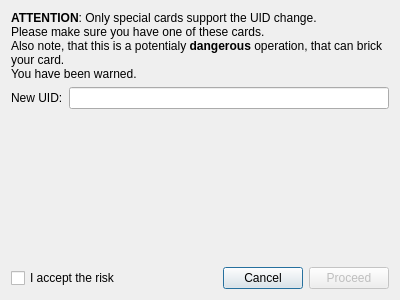
<?xml version="1.0" encoding="UTF-8"?>
<ui version="4.0">
 <class>UIDChangeDialog</class>
 <widget class="QDialog" name="UIDChangeDialog">
  <property name="geometry">
   <rect>
    <x>0</x>
    <y>0</y>
    <width>400</width>
    <height>300</height>
   </rect>
  </property>
  <property name="windowTitle">
   <string>Change UID</string>
  </property>
  <layout class="QVBoxLayout" name="verticalLayout">
   <item>
    <widget class="QLabel" name="label">
     <property name="sizePolicy">
      <sizepolicy hsizetype="Preferred" vsizetype="Maximum">
       <horstretch>0</horstretch>
       <verstretch>0</verstretch>
      </sizepolicy>
     </property>
     <property name="text">
      <string>&lt;html&gt;&lt;head/&gt;&lt;body&gt;&lt;p&gt;&lt;span style=&quot; font-weight:600;&quot;&gt;ATTENTION&lt;/span&gt;: Only special cards support the UID change.&lt;br&gt;Please make sure you have one of these cards.&lt;br&gt;Also note, that this is a potentialy &lt;span style=&quot; font-weight:600;&quot;&gt;dangerous&lt;/span&gt; operation, that can brick your card.&lt;br&gt;You have been warned.&lt;/p&gt;&lt;/body&gt;&lt;/html&gt;</string>
     </property>
     <property name="wordWrap">
      <bool>true</bool>
     </property>
    </widget>
   </item>
   <item>
    <layout class="QHBoxLayout" name="horizontalLayout">
     <item>
      <widget class="QLabel" name="label_2">
       <property name="text">
        <string>New UID:</string>
       </property>
      </widget>
     </item>
     <item>
      <widget class="QLineEdit" name="uidEdit"/>
     </item>
    </layout>
   </item>
   <item>
    <spacer name="verticalSpacer">
     <property name="orientation">
      <enum>Qt::Vertical</enum>
     </property>
     <property name="sizeHint" stdset="0">
      <size>
       <width>20</width>
       <height>40</height>
      </size>
     </property>
    </spacer>
   </item>
   <item>
    <layout class="QHBoxLayout" name="horizontalLayout_2">
     <item>
      <widget class="QCheckBox" name="acceptCheck">
       <property name="text">
        <string>I accept the risk</string>
       </property>
      </widget>
     </item>
     <item>
      <spacer name="horizontalSpacer">
       <property name="orientation">
        <enum>Qt::Horizontal</enum>
       </property>
       <property name="sizeHint" stdset="0">
        <size>
         <width>40</width>
         <height>20</height>
        </size>
       </property>
      </spacer>
     </item>
     <item>
      <widget class="QPushButton" name="pushButton">
       <property name="text">
        <string>Cancel</string>
       </property>
      </widget>
     </item>
     <item>
      <widget class="QPushButton" name="okButton">
       <property name="enabled">
        <bool>false</bool>
       </property>
       <property name="text">
        <string>Proceed</string>
       </property>
      </widget>
     </item>
    </layout>
   </item>
  </layout>
 </widget>
 <resources/>
 <connections>
  <connection>
   <sender>pushButton</sender>
   <signal>clicked()</signal>
   <receiver>UIDChangeDialog</receiver>
   <slot>reject()</slot>
   <hints>
    <hint type="sourcelabel">
     <x>261</x>
     <y>265</y>
    </hint>
    <hint type="destinationlabel">
     <x>173</x>
     <y>179</y>
    </hint>
   </hints>
  </connection>
  <connection>
   <sender>okButton</sender>
   <signal>clicked()</signal>
   <receiver>UIDChangeDialog</receiver>
   <slot>accept()</slot>
   <hints>
    <hint type="sourcelabel">
     <x>342</x>
     <y>275</y>
    </hint>
    <hint type="destinationlabel">
     <x>308</x>
     <y>190</y>
    </hint>
   </hints>
  </connection>
 </connections>
</ui>
